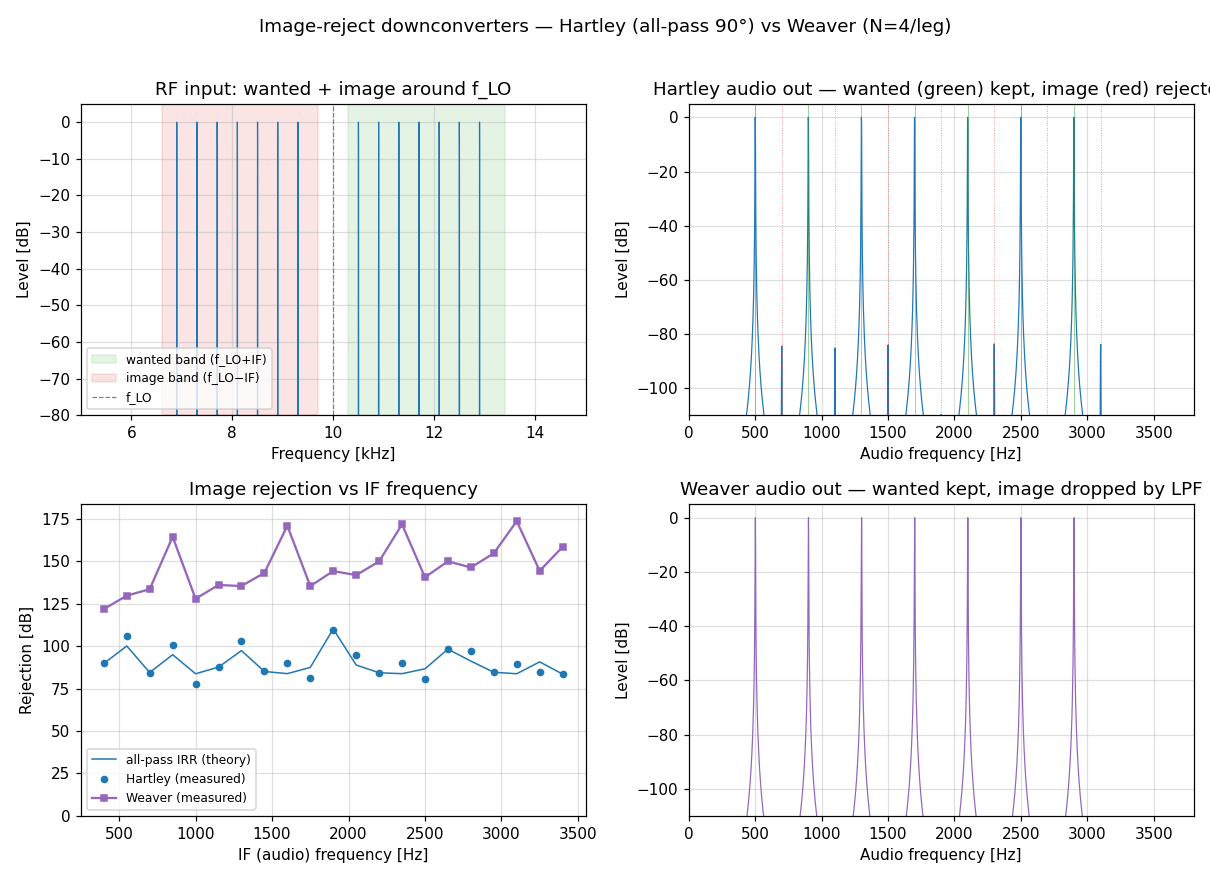

This chart was generated by the following Python code:
"""image_reject_rx.py

Receive-side **image-reject downconverters**, the dual of the phasing SSB
exciter:

* **Hartley** — quadrature mixer + the all-pass 90-degree network of this repo.
  A real RF input at f_LO +- f_IF is mixed by cos/sin(w_LO); the wanted (upper)
  and image (lower) both land at audio f_IF but with opposite Q sign.  Passing
  I, Q through the two all-pass legs (90 deg apart) and adding cancels the image
  and keeps the wanted:

      out_wanted[n] = A0{I}[n] + A1{Q}[n]      (A0, A1 = the all-pass legs)

  The image rejection equals the **all-pass IRR** — exactly the phasing figure.

* **Weaver** ("third method") — two quadrature mixing stages and low-pass
  filters, *no* broadband 90-degree network.  The second quadrature mix moves
  wanted and image to different frequencies (w_LO2 -+ f_IF); a final low-pass
  keeps the wanted and drops the image.  Rejection is set by the LPF/quadrature
  balance, not an all-pass, but it has a *secondary image* and degrades for
  tones near the band edge (where wanted and image sit close to the cut-off).

Run:  python image_reject_rx.py
"""

import numpy as np
from scipy.signal import lfilter, firwin

import digital_phshift as dp


def _lpf(x, fc, fs, ntaps=257):
    h = firwin(ntaps, fc / (fs / 2))
    return lfilter(h, 1.0, x)


def _allpass_leg(x, c_col):
    y = np.asarray(x, dtype=float)
    for c in np.atleast_1d(c_col):
        y = lfilter([-c, 1.0], [1.0, -c], y)
    return y


# ---------------------------------------------------------------------------
#  Hartley image-reject downconverter (uses the all-pass 90-degree network)
# ---------------------------------------------------------------------------
def hartley_rx(x, f_lo, fs, c, fcut, s=+1):
    n = np.arange(x.size)
    w = 2 * np.pi * f_lo / fs
    I = _lpf(x * np.cos(w * n), fcut, fs)
    Q = _lpf(x * np.sin(w * n), fcut, fs)
    return _allpass_leg(I, c[:, 0]) + s * _allpass_leg(Q, c[:, 1])


# ---------------------------------------------------------------------------
#  Weaver ("third method") image-reject downconverter (no broadband 90 deg)
# ---------------------------------------------------------------------------
def weaver_rx(x, f_lo, fs, W, s=+1):
    n = np.arange(x.size)
    w1 = 2 * np.pi * f_lo / fs
    w2 = 2 * np.pi * W / fs                       # 2nd LO at the band edge
    I1 = _lpf(x * np.cos(w1 * n), W, fs)          # LPF1 limits to [0, W]
    Q1 = _lpf(x * np.sin(w1 * n), W, fs)
    mix2 = I1 * np.cos(w2 * n) + s * Q1 * np.sin(w2 * n)
    return _lpf(mix2, W, fs)                       # LPF2 drops the image (> W)


# ---------------------------------------------------------------------------
#  Helpers
# ---------------------------------------------------------------------------
def _tone_mag(sig, bin_k, Nfft, skip):
    X = np.fft.rfft(sig[skip:skip + Nfft])
    return np.abs(X[bin_k])


def main():
    fs = 48000.0
    f_lo = 10000.0
    fa, fb = 300.0, 3400.0
    fcut = 3800.0
    N = 4

    d = dp.design(90, N, fa, fb, fs, pnorm=40, method="digital", verbose=False)
    c = d["c"]

    # orient Hartley sign so the UPPER RF (f_lo+f) is the wanted one
    Nfft = 1 << 15
    df = fs / Nfft
    skip = 4096
    ntot = skip + Nfft
    n = np.arange(ntot)

    def rf_tone(freq):
        k = int(round(freq / df))
        return np.cos(2 * np.pi * (k * df) * n / fs)

    f_probe = 1500.0
    up = hartley_rx(rf_tone(f_lo + f_probe), f_lo, fs, c, fcut, +1)
    lo = hartley_rx(rf_tone(f_lo - f_probe), f_lo, fs, c, fcut, +1)
    kp = int(round(f_probe / df))
    s = +1 if _tone_mag(up, kp, Nfft, skip) >= _tone_mag(lo, kp, Nfft, skip) else -1

    # orient Weaver sign so the wanted (upper RF) lands in-band at W - f
    kpw = int(round((fb - f_probe) / df))
    wp = _tone_mag(weaver_rx(rf_tone(f_lo + f_probe), f_lo, fs, fb, +1), kpw, Nfft, skip)
    wm = _tone_mag(weaver_rx(rf_tone(f_lo + f_probe), f_lo, fs, fb, -1), kpw, Nfft, skip)
    sw = +1 if wp >= wm else -1

    # --- rejection vs IF: wanted-only vs image-only ------------------------
    ifreqs = np.arange(400.0, 3401.0, 150.0)
    rej_hartley, rej_weaver = [], []
    for f in ifreqs:
        k = int(round(f / df))
        # Hartley
        w_up = _tone_mag(hartley_rx(rf_tone(f_lo + f), f_lo, fs, c, fcut, s), k, Nfft, skip)
        w_lo = _tone_mag(hartley_rx(rf_tone(f_lo - f), f_lo, fs, c, fcut, s), k, Nfft, skip)
        rej_hartley.append(20 * np.log10(w_up / max(w_lo, 1e-15)))
        # Weaver: wanted lands at W-f, image would land at W+f (removed)
        kw = int(round((fb - f) / df))
        ww_up = _tone_mag(weaver_rx(rf_tone(f_lo + f), f_lo, fs, fb, sw), kw, Nfft, skip)
        ww_lo = _tone_mag(weaver_rx(rf_tone(f_lo - f), f_lo, fs, fb, sw), kw, Nfft, skip)
        rej_weaver.append(20 * np.log10(ww_up / max(ww_lo, 1e-15)))
    rej_hartley = np.array(rej_hartley)
    rej_weaver = np.array(rej_weaver)

    # theoretical all-pass IRR
    ph = dp.phfunc(d["params"], ifreqs, fs)
    irr_theo = -20 * np.log10(np.abs(np.tan(np.radians(ph[1] - ph[0] - 90) / 2)))

    print("Image-reject downconverter (fs=%g, f_LO=%g, IF band %g-%g Hz, Hartley N=%d)\n"
          % (fs, f_lo, fa, fb, N))
    print("  Hartley worst-case image rejection = %6.1f dB  (all-pass IRR %.1f dB)"
          % (rej_hartley.min(), irr_theo.min()))
    print("  Weaver  worst-case image rejection = %6.1f dB  (LPF/quadrature limited)"
          % rej_weaver.min())

    # --- illustrative spectra: interleaved wanted / image combs -----------
    f_want = np.arange(500.0, 3300.0, 400.0)     # wanted RF at f_lo + f_want
    f_img = np.arange(700.0, 3300.0, 400.0)      # image  RF at f_lo - f_img
    xin = np.zeros(ntot)
    for f in f_want:
        xin += rf_tone(f_lo + f)
    for f in f_img:
        xin += rf_tone(f_lo - f)

    outH = hartley_rx(xin, f_lo, fs, c, fcut, s)
    outW = weaver_rx(xin, f_lo, fs, fb, sw)

    def spec(sig, real_in=False):
        X = np.fft.rfft(sig[skip:skip + Nfft] * np.hanning(Nfft))
        m = 20 * np.log10(np.maximum(np.abs(X), 1e-9)); return m - m.max()
    fax = np.fft.rfftfreq(Nfft, 1 / fs)

    _plots(fs, f_lo, fa, fb, fax, spec(xin), spec(outH), spec(outW),
           ifreqs, rej_hartley, rej_weaver, irr_theo, N, f_want, f_img)


def _plots(fs, f_lo, fa, fb, fax, sin_db, hart_db, weav_db,
           ifreqs, rejH, rejW, irr_theo, N, f_want, f_img):
    import matplotlib
    matplotlib.use("Agg")
    import matplotlib.pyplot as plt

    fig, ax = plt.subplots(2, 2, figsize=(11, 8))

    # (a) RF input around the LO
    ax[0, 0].plot(fax / 1000, sin_db, color="C0", lw=0.8)
    ax[0, 0].axvspan((f_lo + fa) / 1000, (f_lo + fb) / 1000, color="C2", alpha=0.12,
                     label="wanted band (f_LO+IF)")
    ax[0, 0].axvspan((f_lo - fb) / 1000, (f_lo - fa) / 1000, color="C3", alpha=0.12,
                     label="image band (f_LO−IF)")
    ax[0, 0].axvline(f_lo / 1000, color="0.5", ls="--", lw=0.8, label="f_LO")
    ax[0, 0].set_xlim(5, 15); ax[0, 0].set_ylim(-80, 5)
    ax[0, 0].set_title("RF input: wanted + image around f_LO")
    ax[0, 0].set_xlabel("Frequency [kHz]"); ax[0, 0].set_ylabel("Level [dB]")
    ax[0, 0].grid(True, alpha=0.4); ax[0, 0].legend(fontsize=8)

    # (b) Hartley audio output: wanted comb strong, image comb suppressed
    ax[0, 1].plot(fax, hart_db, color="C0", lw=0.8)
    for f in f_want:
        ax[0, 1].axvline(f, color="C2", lw=0.6, alpha=0.5)
    for f in f_img:
        ax[0, 1].axvline(f, color="C3", lw=0.6, alpha=0.5, ls=":")
    ax[0, 1].set_xlim(0, 3800); ax[0, 1].set_ylim(-110, 5)
    ax[0, 1].set_title("Hartley audio out — wanted (green) kept, image (red) rejected")
    ax[0, 1].set_xlabel("Audio frequency [Hz]"); ax[0, 1].set_ylabel("Level [dB]")
    ax[0, 1].grid(True, alpha=0.4)

    # (c) rejection vs IF
    ax[1, 0].plot(ifreqs, irr_theo, color="C0", lw=1.0, label="all-pass IRR (theory)")
    ax[1, 0].plot(ifreqs, rejH, "o", color="C0", ms=4, label="Hartley (measured)")
    ax[1, 0].plot(ifreqs, rejW, "s-", color="C4", ms=4, label="Weaver (measured)")
    ax[1, 0].set_ylim(0, max(140, np.nanmax(rejW) + 10, np.nanmax(irr_theo) + 5))
    ax[1, 0].set_title("Image rejection vs IF frequency")
    ax[1, 0].set_xlabel("IF (audio) frequency [Hz]"); ax[1, 0].set_ylabel("Rejection [dB]")
    ax[1, 0].grid(True, alpha=0.4); ax[1, 0].legend(fontsize=8)

    # (d) Weaver audio output (frequency-flipped baseband)
    ax[1, 1].plot(fax, weav_db, color="C4", lw=0.8)
    ax[1, 1].set_xlim(0, 3800); ax[1, 1].set_ylim(-110, 5)
    ax[1, 1].set_title("Weaver audio out — wanted kept, image dropped by LPF")
    ax[1, 1].set_xlabel("Audio frequency [Hz]"); ax[1, 1].set_ylabel("Level [dB]")
    ax[1, 1].grid(True, alpha=0.4)

    fig.suptitle("Image-reject downconverters — Hartley (all-pass 90°) vs Weaver "
                 "(N=%d/leg)" % N, fontsize=12)
    fig.tight_layout(rect=[0, 0, 1, 0.97])
    out = "image_reject_rx.png"
    fig.savefig(out, dpi=110)
    print("Saved plot -> %s" % out)


if __name__ == "__main__":
    main()
